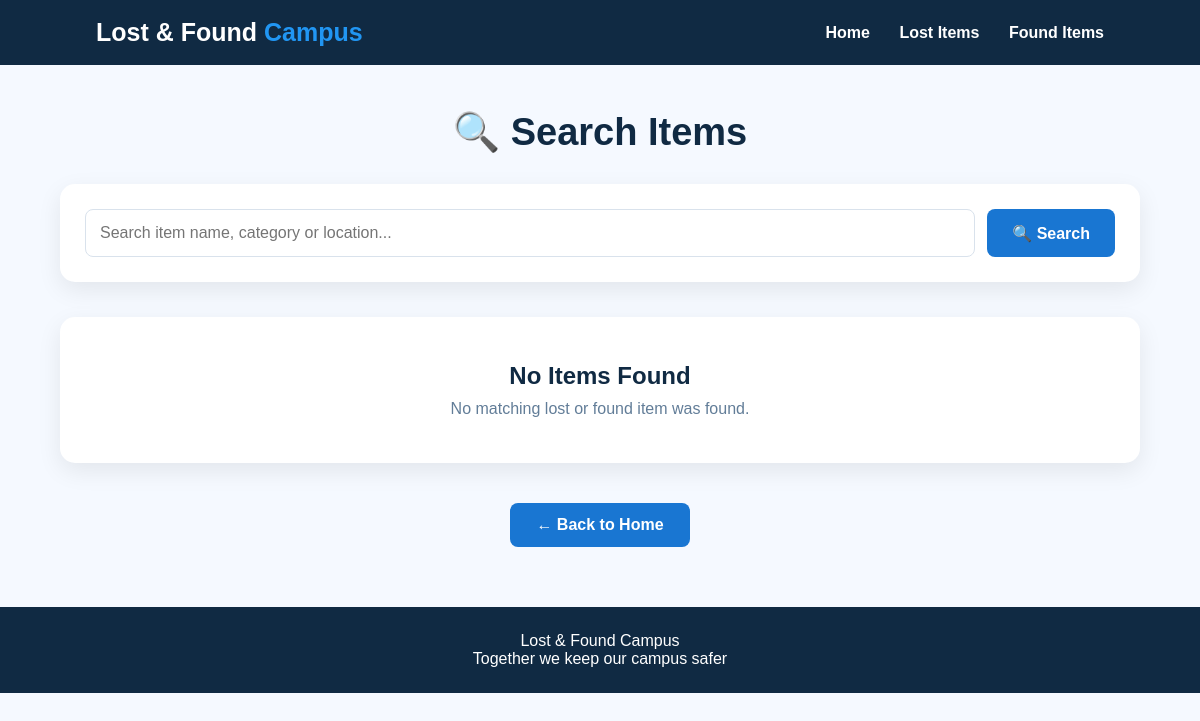
The page /search on the database as committed earlier.
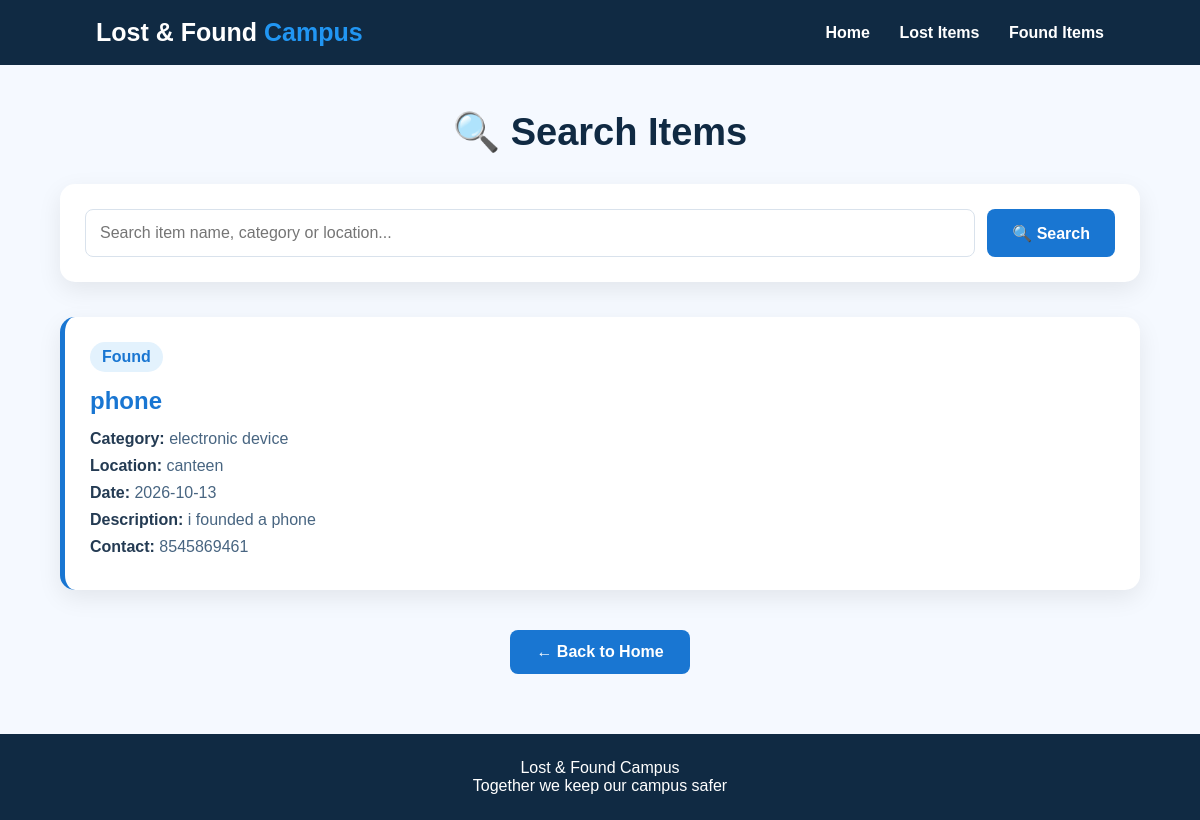
The same page on the database as committed later.
### tables this page shows
CREATE TABLE items (
            id INTEGER PRIMARY KEY AUTOINCREMENT,
            item_name TEXT NOT NULL,
            category TEXT NOT NULL,
            location TEXT NOT NULL,
            date TEXT NOT NULL,
            description TEXT,
            contact TEXT NOT NULL,
            item_type TEXT NOT NULL
        );

### app.py (the view)
@app.route("/search")
def search():
    query = request.args.get("q", "")
    conn = sqlite3.connect("lost_found.db")
    cursor = conn.cursor()
    cursor.execute("""
        SELECT * FROM items
        WHERE item_name LIKE ?
        OR category LIKE ?
        OR location LIKE ?
    """, (
        "%" + query + "%",
        "%" + query + "%",
        "%" + query + "%"
    ))
    items = cursor.fetchall()
    conn.close()
    return render_template("search.html", items=items, query=query)

### templates/search.html (shortened to what this page needs)
<!DOCTYPE html>
<html lang="en">
<head>
</head>
<body>
<header>
    <div class="logo">
        Lost & Found <span>Campus</span>
    </div>
    <nav>
        <a href="/">Home</a>
        <a href="/lost-items">Lost Items</a>
        <a href="/found-items">Found Items</a>
    </nav>
</header>
<div class="container">
    <h1>🔍 Search Items</h1>
    <form class="search-box" action="/search" method="GET">
        <input
            type="text"
            name="q"
            value="{{ query }}"
            placeholder="Search item name, category or location..."
            required
        >
        <button type="submit">
            🔍 Search
        </button>
    </form>
    {% if items %}
    <div class="items-container">
        {% for item in items %}
        <div class="item-card">
            <span class="type">
                {{ item[7] }}
            </span>
            <h2 class="item-name">
                {{ item[1] }}
            </h2>
            <p>
                <strong>Category:</strong>
                {{ item[2] }}
            </p>
            <p>
                <strong>Location:</strong>
                {{ item[3] }}
            </p>
            <p>
                <strong>Date:</strong>
                {{ item[4] }}
            </p>
            <p>
                <strong>Description:</strong>
                {{ item[5] }}
            </p>
            <p>
                <strong>Contact:</strong>
                {{ item[6] }}
            </p>
        </div>
        {% endfor %}
    </div>
    {% else %}
    <div class="no-result">
        <h2>No Items Found</h2>
        <p>
            No matching lost or found item was found.
        </p>
    </div>
    {% endif %}
    <a class="back-btn" href="/">
        ← Back to Home
    </a>
</div>
<footer>
    Lost & Found Campus
    <br>
    Together we keep our campus safer
</footer>
</body>
</html>

Rows that differ between the two databases and show on the page:
added items: item_type "Found", item_name "phone", category "electronic device", location "canteen", date "2026-10-13", description "i founded a phone", contact "8545869461"
Other text that changed with them:
text no longer shown: "No Items Found No matching lost or found item was found."
